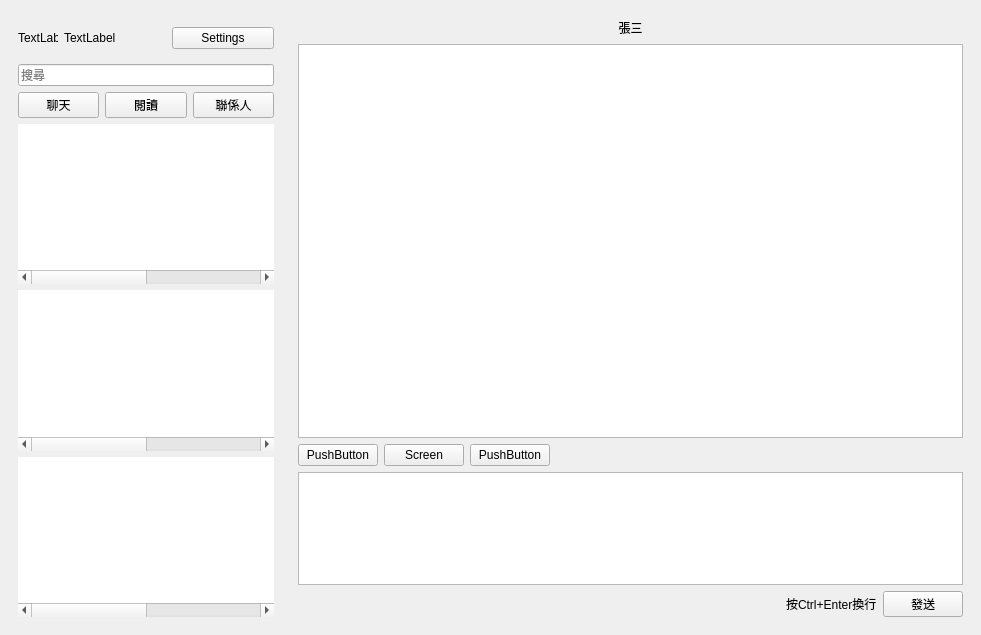
<?xml version="1.0" encoding="UTF-8"?>
<ui version="4.0">
 <class>WeChat</class>
 <widget class="QMainWindow" name="WeChat">
  <property name="geometry">
   <rect>
    <x>0</x>
    <y>0</y>
    <width>981</width>
    <height>635</height>
   </rect>
  </property>
  <property name="windowTitle">
   <string>WeChat 0.3</string>
  </property>
  <widget class="QWidget" name="centralwidget">
   <layout class="QHBoxLayout" name="horizontalLayout_10" stretch="0,0">
    <item>
     <widget class="QWidget" name="widget" native="true">
      <layout class="QVBoxLayout" name="verticalLayout">
       <item>
        <layout class="QHBoxLayout" name="horizontalLayout_6">
         <item>
          <widget class="QLabel" name="headImageLabel">
           <property name="minimumSize">
            <size>
             <width>40</width>
             <height>40</height>
            </size>
           </property>
           <property name="maximumSize">
            <size>
             <width>40</width>
             <height>40</height>
            </size>
           </property>
           <property name="text">
            <string>TextLabel</string>
           </property>
          </widget>
         </item>
         <item>
          <widget class="QLabel" name="userNameLabel">
           <property name="text">
            <string>TextLabel</string>
           </property>
          </widget>
         </item>
         <item>
          <widget class="QPushButton" name="settingButton">
           <property name="text">
            <string>Settings</string>
           </property>
          </widget>
         </item>
        </layout>
       </item>
       <item>
        <widget class="QLineEdit" name="lineEdit">
         <property name="placeholderText">
          <string>搜尋</string>
         </property>
        </widget>
       </item>
       <item>
        <layout class="QHBoxLayout" name="horizontalLayout_7">
         <item>
          <widget class="QPushButton" name="contactButton">
           <property name="text">
            <string>聊天</string>
           </property>
          </widget>
         </item>
         <item>
          <widget class="QPushButton" name="readButton">
           <property name="text">
            <string>閱讀</string>
           </property>
          </widget>
         </item>
         <item>
          <widget class="QPushButton" name="memberButton">
           <property name="text">
            <string>聯係人</string>
           </property>
          </widget>
         </item>
        </layout>
       </item>
       <item>
        <widget class="QTableWidget" name="contactWidget">
         <property name="frameShape">
          <enum>QFrame::NoFrame</enum>
         </property>
         <property name="editTriggers">
          <set>QAbstractItemView::NoEditTriggers</set>
         </property>
         <property name="selectionMode">
          <enum>QAbstractItemView::SingleSelection</enum>
         </property>
         <property name="selectionBehavior">
          <enum>QAbstractItemView::SelectRows</enum>
         </property>
         <property name="showGrid">
          <bool>false</bool>
         </property>
         <property name="columnCount">
          <number>4</number>
         </property>
         <attribute name="horizontalHeaderVisible">
          <bool>false</bool>
         </attribute>
         <column/>
         <column/>
         <column/>
         <column/>
        </widget>
       </item>
       <item>
        <widget class="QTableWidget" name="readerWidget">
         <property name="frameShape">
          <enum>QFrame::NoFrame</enum>
         </property>
         <property name="editTriggers">
          <set>QAbstractItemView::NoEditTriggers</set>
         </property>
         <property name="selectionMode">
          <enum>QAbstractItemView::SingleSelection</enum>
         </property>
         <property name="selectionBehavior">
          <enum>QAbstractItemView::SelectRows</enum>
         </property>
         <property name="showGrid">
          <bool>false</bool>
         </property>
         <property name="columnCount">
          <number>4</number>
         </property>
         <attribute name="horizontalHeaderVisible">
          <bool>false</bool>
         </attribute>
         <column/>
         <column/>
         <column/>
         <column/>
        </widget>
       </item>
       <item>
        <widget class="QTableWidget" name="memberWidget">
         <property name="frameShape">
          <enum>QFrame::NoFrame</enum>
         </property>
         <property name="editTriggers">
          <set>QAbstractItemView::NoEditTriggers</set>
         </property>
         <property name="selectionMode">
          <enum>QAbstractItemView::SingleSelection</enum>
         </property>
         <property name="selectionBehavior">
          <enum>QAbstractItemView::SelectRows</enum>
         </property>
         <property name="showGrid">
          <bool>false</bool>
         </property>
         <property name="columnCount">
          <number>4</number>
         </property>
         <attribute name="horizontalHeaderVisible">
          <bool>false</bool>
         </attribute>
         <column/>
         <column/>
         <column/>
         <column/>
        </widget>
       </item>
      </layout>
     </widget>
    </item>
    <item>
     <widget class="QWidget" name="chatWidget" native="true">
      <property name="sizePolicy">
       <sizepolicy hsizetype="Preferred" vsizetype="Preferred">
        <horstretch>1</horstretch>
        <verstretch>0</verstretch>
       </sizepolicy>
      </property>
      <layout class="QVBoxLayout" name="verticalLayout_2" stretch="0,7,0,2,0">
       <item>
        <widget class="QLabel" name="currentChatUserLabel">
         <property name="minimumSize">
          <size>
           <width>0</width>
           <height>20</height>
          </size>
         </property>
         <property name="text">
          <string>張三</string>
         </property>
         <property name="alignment">
          <set>Qt::AlignCenter</set>
         </property>
        </widget>
       </item>
       <item>
        <widget class="QTextEdit" name="messages">
         <property name="readOnly">
          <bool>true</bool>
         </property>
         <property name="html">
          <string>&lt;!DOCTYPE HTML PUBLIC &quot;-//W3C//DTD HTML 4.0//EN&quot; &quot;http://www.w3.org/TR/REC-html40/strict.dtd&quot;&gt;
&lt;html&gt;&lt;head&gt;&lt;meta name=&quot;qrichtext&quot; content=&quot;1&quot; /&gt;&lt;style type=&quot;text/css&quot;&gt;
p, li { white-space: pre-wrap; }
&lt;/style&gt;&lt;/head&gt;&lt;body style=&quot; font-family:'Cantarell'; font-size:11pt; font-weight:400; font-style:normal;&quot;&gt;
&lt;p style=&quot;-qt-paragraph-type:empty; margin-top:0px; margin-bottom:0px; margin-left:0px; margin-right:0px; -qt-block-indent:0; text-indent:0px;&quot;&gt;&lt;br /&gt;&lt;/p&gt;&lt;/body&gt;&lt;/html&gt;</string>
         </property>
        </widget>
       </item>
       <item>
        <layout class="QHBoxLayout" name="horizontalLayout_8">
         <item>
          <widget class="QPushButton" name="faceButton">
           <property name="toolTip">
            <string>貼圖</string>
           </property>
           <property name="text">
            <string>PushButton</string>
           </property>
          </widget>
         </item>
         <item>
          <widget class="QPushButton" name="screenButton">
           <property name="toolTip">
            <string>螢幕截圖</string>
           </property>
           <property name="text">
            <string>Screen</string>
           </property>
          </widget>
         </item>
         <item>
          <widget class="QPushButton" name="pushButton_5">
           <property name="toolTip">
            <string>圖片和檔案</string>
           </property>
           <property name="text">
            <string>PushButton</string>
           </property>
          </widget>
         </item>
         <item>
          <spacer name="horizontalSpacer_2">
           <property name="orientation">
            <enum>Qt::Horizontal</enum>
           </property>
           <property name="sizeHint" stdset="0">
            <size>
             <width>40</width>
             <height>20</height>
            </size>
           </property>
          </spacer>
         </item>
        </layout>
       </item>
       <item>
        <widget class="QTextEdit" name="draft"/>
       </item>
       <item>
        <layout class="QHBoxLayout" name="horizontalLayout_9">
         <item>
          <spacer name="horizontalSpacer">
           <property name="orientation">
            <enum>Qt::Horizontal</enum>
           </property>
           <property name="sizeHint" stdset="0">
            <size>
             <width>40</width>
             <height>20</height>
            </size>
           </property>
          </spacer>
         </item>
         <item>
          <widget class="QLabel" name="tipsLabel">
           <property name="text">
            <string>按Ctrl+Enter換行</string>
           </property>
          </widget>
         </item>
         <item>
          <widget class="QPushButton" name="sendButton">
           <property name="text">
            <string>發送</string>
           </property>
          </widget>
         </item>
        </layout>
       </item>
      </layout>
      <zorder>draft</zorder>
      <zorder>currentChatUserLabel</zorder>
      <zorder>messages</zorder>
     </widget>
    </item>
   </layout>
  </widget>
 </widget>
 <resources/>
 <connections/>
</ui>
